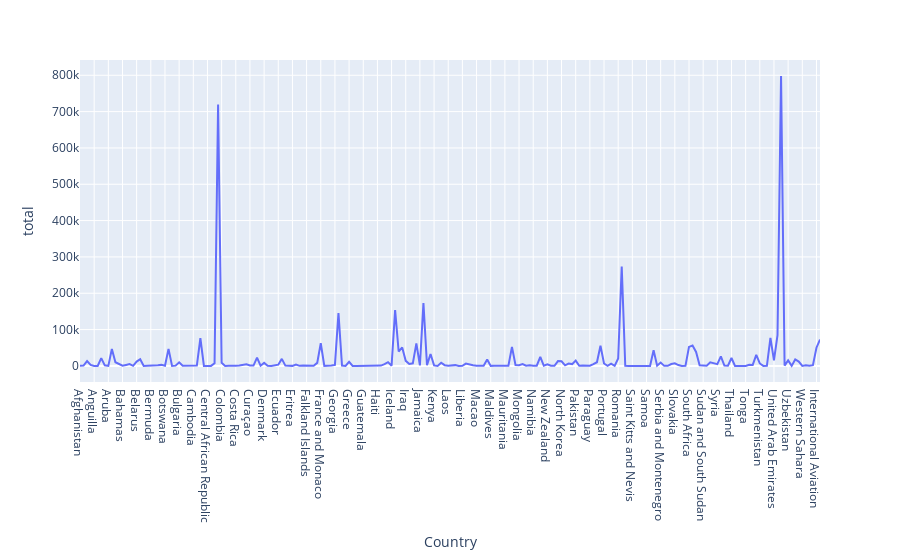

The notebook cell saved with this chart:
### Code cell
px.line(mega, x = 'Country', y = 'total')

### Figure 1 — Plotly figure (JSON) as saved in the notebook; plotly's stock layout.template omitted (floating-point values rounded to 4 significant figures; data arrays with more than 128 entries replaced by an {"elided": "..."} marker saying what was removed)
{"data": [{"hovertemplate": "Country=%{x}<br>total=%{y}<extra></extra>", "legendgroup": "", "line": {"color": "#636efa", "dash": "solid"}, "marker": {"symbol": "circle"}, "mode": "lines", "name": "", "orientation": "v", "showlegend": false, "type": "scatter", "x": {"elided": "210 str values"}, "xaxis": "x", "y": {"elided": "210 float values"}, "yaxis": "y"}], "layout": {"legend": {"tracegroupgap": 0}, "margin": {"t": 60}, "xaxis": {"anchor": "y", "domain": [0, 1], "title": {"text": "Country"}}, "yaxis": {"anchor": "x", "domain": [0, 1], "title": {"text": "total"}}}}
